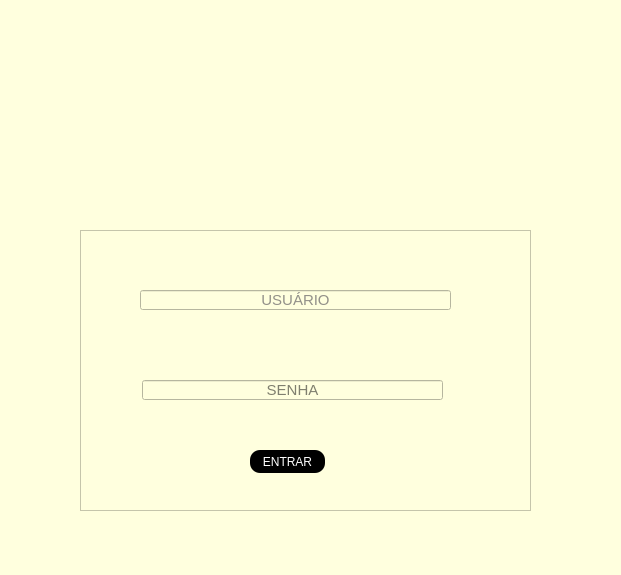
<?xml version="1.0" encoding="UTF-8"?>
<ui version="4.0">
 <class>MainWindow</class>
 <widget class="QMainWindow" name="MainWindow">
  <property name="geometry">
   <rect>
    <x>0</x>
    <y>0</y>
    <width>621</width>
    <height>575</height>
   </rect>
  </property>
  <property name="windowTitle">
   <string>MainWindow</string>
  </property>
  <property name="styleSheet">
   <string notr="true">background-color: rgb(255, 255, 222);</string>
  </property>
  <widget class="QWidget" name="centralwidget">
   <widget class="QFrame" name="frame">
    <property name="geometry">
     <rect>
      <x>80</x>
      <y>230</y>
      <width>451</width>
      <height>281</height>
     </rect>
    </property>
    <property name="styleSheet">
     <string notr="true">background-color: rgb(255, 255, 222);</string>
    </property>
    <property name="frameShape">
     <enum>QFrame::StyledPanel</enum>
    </property>
    <property name="frameShadow">
     <enum>QFrame::Raised</enum>
    </property>
    <widget class="QLineEdit" name="txt_usuario">
     <property name="geometry">
      <rect>
       <x>60</x>
       <y>60</y>
       <width>311</width>
       <height>20</height>
      </rect>
     </property>
     <property name="font">
      <font>
       <pointsize>11</pointsize>
      </font>
     </property>
     <property name="styleSheet">
      <string notr="true">color: rgb(37, 34, 51)</string>
     </property>
     <property name="alignment">
      <set>Qt::AlignCenter</set>
     </property>
     <property name="placeholderText">
      <string>USUÁRIO</string>
     </property>
    </widget>
    <widget class="QLineEdit" name="txt_senha">
     <property name="geometry">
      <rect>
       <x>62</x>
       <y>150</y>
       <width>301</width>
       <height>20</height>
      </rect>
     </property>
     <property name="font">
      <font>
       <pointsize>11</pointsize>
      </font>
     </property>
     <property name="echoMode">
      <enum>QLineEdit::Password</enum>
     </property>
     <property name="alignment">
      <set>Qt::AlignCenter</set>
     </property>
     <property name="placeholderText">
      <string>SENHA</string>
     </property>
    </widget>
    <widget class="QPushButton" name="btn_entrar">
     <property name="geometry">
      <rect>
       <x>170</x>
       <y>220</y>
       <width>75</width>
       <height>23</height>
      </rect>
     </property>
     <property name="cursor">
      <cursorShape>PointingHandCursor</cursorShape>
     </property>
     <property name="styleSheet">
      <string notr="true">QPushButton{

	background-color: rgb(0,0,0);
	color: rgb(255,255,255);
	border-radius: 10px
}

QPushButton:hover{
	background-color: rgb(255,255,255);
	color: rgb(0,0,0)

}
	</string>
     </property>
     <property name="text">
      <string>ENTRAR</string>
     </property>
    </widget>
   </widget>
   <widget class="QLabel" name="label">
    <property name="geometry">
     <rect>
      <x>100</x>
      <y>30</y>
      <width>421</width>
      <height>181</height>
     </rect>
    </property>
    <property name="text">
     <string/>
    </property>
    <property name="pixmap">
     <pixmap>../../images/logo_2.png</pixmap>
    </property>
    <property name="scaledContents">
     <bool>true</bool>
    </property>
   </widget>
  </widget>
  <widget class="QStatusBar" name="statusbar"/>
 </widget>
 <resources/>
 <connections/>
</ui>
